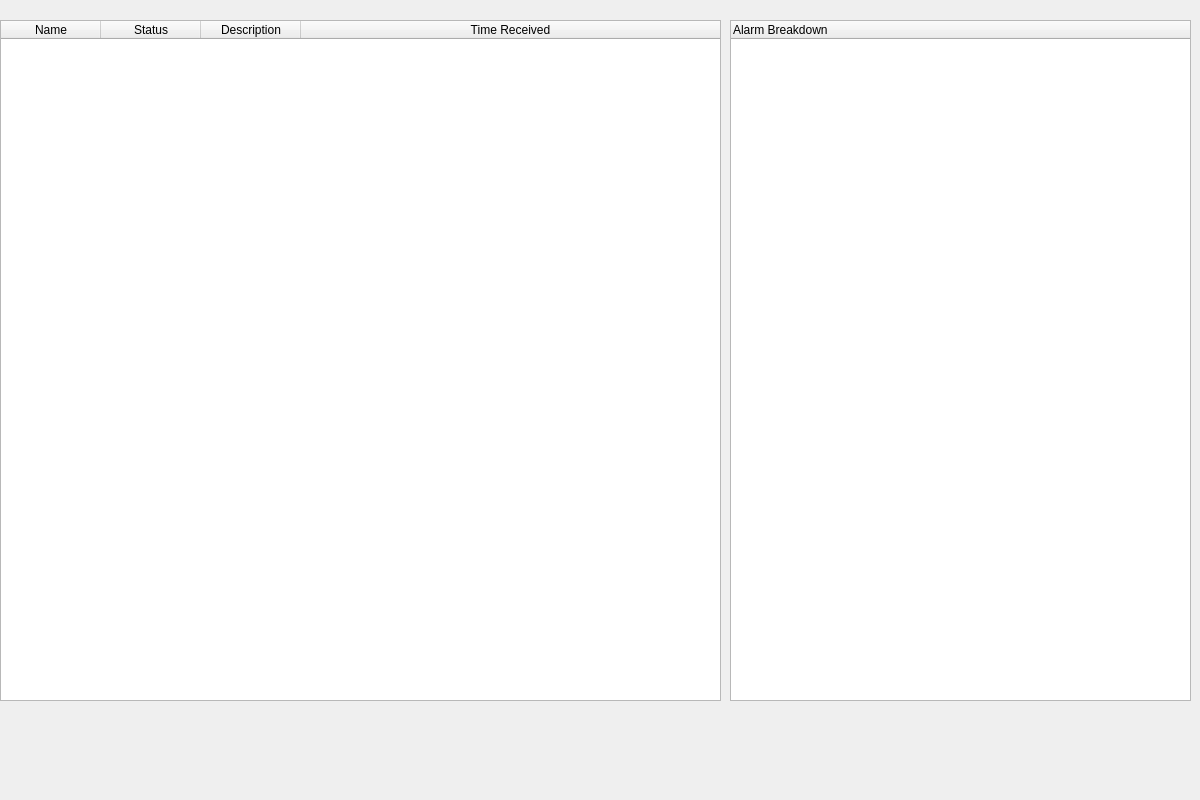
<?xml version="1.0" encoding="UTF-8"?>
<ui version="4.0">
 <class>Form</class>
 <widget class="QWidget" name="Form">
  <property name="geometry">
   <rect>
    <x>0</x>
    <y>0</y>
    <width>1200</width>
    <height>800</height>
   </rect>
  </property>
  <property name="windowTitle">
   <string>Form</string>
  </property>
  <widget class="QTableWidget" name="alarm_table">
   <property name="enabled">
    <bool>true</bool>
   </property>
   <property name="geometry">
    <rect>
     <x>0</x>
     <y>20</y>
     <width>721</width>
     <height>681</height>
    </rect>
   </property>
   <property name="sizePolicy">
    <sizepolicy hsizetype="Expanding" vsizetype="Expanding">
     <horstretch>0</horstretch>
     <verstretch>0</verstretch>
    </sizepolicy>
   </property>
   <property name="showGrid">
    <bool>false</bool>
   </property>
   <attribute name="horizontalHeaderHighlightSections">
    <bool>true</bool>
   </attribute>
   <attribute name="horizontalHeaderStretchLastSection">
    <bool>true</bool>
   </attribute>
   <column>
    <property name="text">
     <string>Name</string>
    </property>
   </column>
   <column>
    <property name="text">
     <string>Status</string>
    </property>
   </column>
   <column>
    <property name="text">
     <string>Description</string>
    </property>
   </column>
   <column>
    <property name="text">
     <string>Time Received</string>
    </property>
   </column>
  </widget>
  <widget class="QTreeWidget" name="alarm_tree">
   <property name="geometry">
    <rect>
     <x>730</x>
     <y>20</y>
     <width>461</width>
     <height>681</height>
    </rect>
   </property>
   <column>
    <property name="text">
     <string>Alarm Breakdown</string>
    </property>
   </column>
  </widget>
 </widget>
 <resources/>
 <connections/>
</ui>
